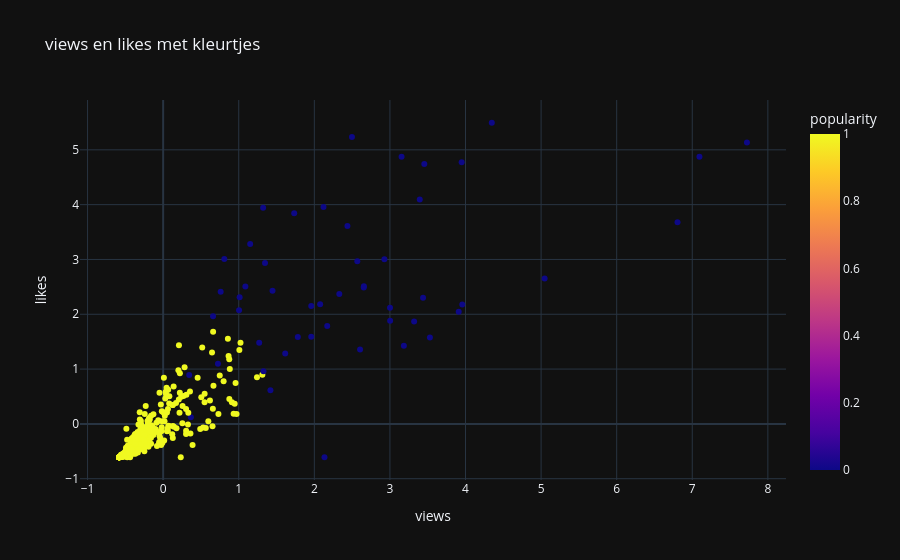

Notebook cell for this chart:
### Markdown cell above
## in de scatterplot is te zien dat dit rampzalig slecht werkt. Ik denk dat dit komt omdat het uploaddatum mee rekent. Daarom ga ik het proberen zonder uploaddatum mee te rekenen.

### Code cell
columns_list = [
    "views", 
    "likes", 
    "comment_count",
    "title_length",
    "engagement_rate",
    "views_over_time",
    "num_tags"
]
df["popularity"] = kmeans.fit_predict(df[columns_list])
fig = px.scatter(df, x='views', y='likes', color='popularity',
                 title='views en likes met kleurtjes')
fig.show()

### Figure 1 — Plotly figure (JSON) as saved in the notebook; plotly's stock layout.template omitted (floating-point values rounded to 4 significant figures; data arrays with more than 128 entries replaced by an {"elided": "..."} marker saying what was removed)
{"data": [{"hovertemplate": "views=%{x}<br>likes=%{y}<br>popularity=%{marker.color}<extra></extra>", "legendgroup": "", "marker": {"color": {"elided": "542 int values"}, "coloraxis": "coloraxis", "symbol": "circle"}, "mode": "markers", "name": "", "orientation": "v", "showlegend": false, "x": {"elided": "542 float values"}, "xaxis": "x", "y": {"elided": "542 float values"}, "yaxis": "y", "type": "scatter"}], "layout": {"xaxis": {"anchor": "y", "domain": [0.0, 1.0], "title": {"text": "views"}}, "yaxis": {"anchor": "x", "domain": [0.0, 1.0], "title": {"text": "likes"}}, "coloraxis": {"colorbar": {"title": {"text": "popularity"}}, "colorscale": [[0.0, "#0d0887"], [0.1111, "#46039f"], [0.2222, "#7201a8"], [0.3333, "#9c179e"], [0.4444, "#bd3786"], [0.5556, "#d8576b"], [0.6667, "#ed7953"], [0.7778, "#fb9f3a"], [0.8889, "#fdca26"], [1.0, "#f0f921"]]}, "legend": {"tracegroupgap": 0}, "title": {"text": "views en likes met kleurtjes"}}}
